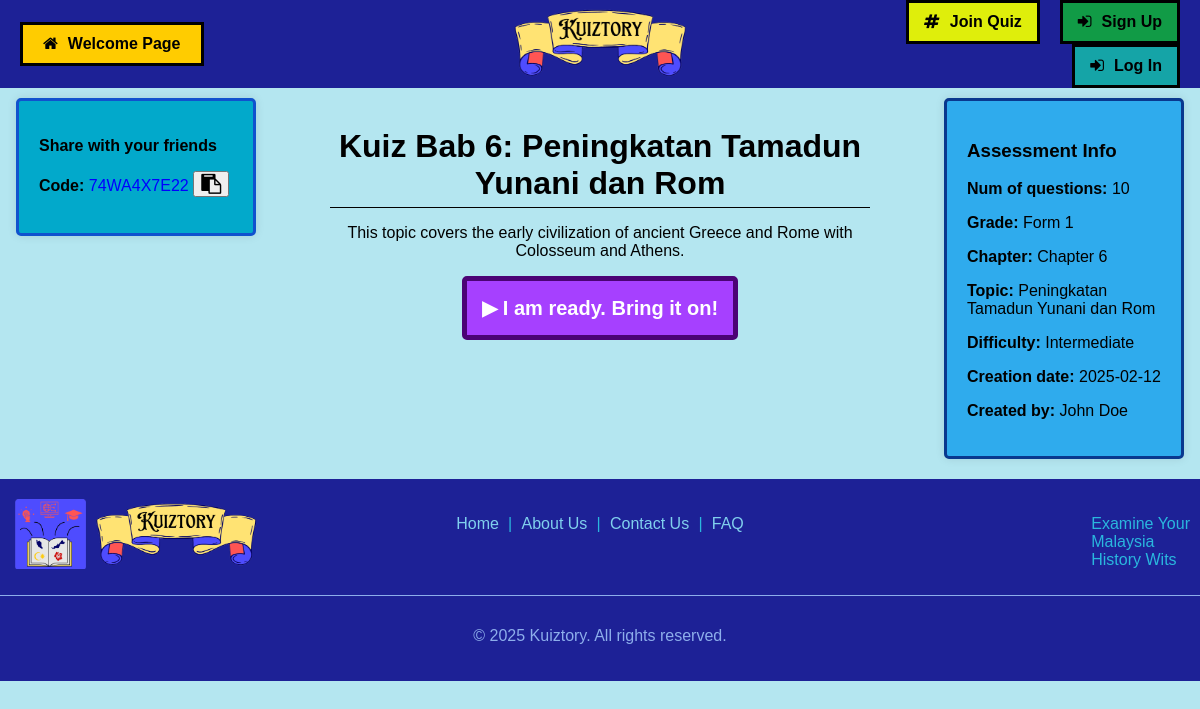
The page /assessmentLobby.php?assmtcode=ASSMT_74WA4X7E22 on the database its author committed.
### tables this page shows
CREATE TABLE `assessment` (
  `AssmtCode` varchar(50) NOT NULL,
  `TeacherID` varchar(50) NOT NULL,
  `AssmtName` varchar(250) NOT NULL,
  `AssmtDesc` varchar(500) NOT NULL,
  `AssmtRegDate` date NOT NULL,
  `AssmtGradeLvl` varchar(20) NOT NULL,
  `AssmtChapter` varchar(20) NOT NULL,
  `AssmtTopic` varchar(250) NOT NULL,
  `AssmtDifficulty` varchar(20) NOT NULL,
  `AssmtVisibility` varchar(20) NOT NULL,
  `AssmtTags` varchar(500) DEFAULT NULL,
  `AssmtBgImg` varchar(250) DEFAULT NULL,
  `AssmtOpenStatus` varchar(50) NOT NULL,
  `LikeCount` int(255) NOT NULL,
  `DislikeCount` int(255) NOT NULL
);

### phpcrud/info_Assessment.php (called while the page is built, shortened)
<?php
    include 'DBconnection.php';
    $refAssmtCode = $_GET['assmtcode'];
    $query = "SELECT * FROM assessment WHERE AssmtCode = '$refAssmtCode';";
    $results = mysqli_query($connection, $query);
    $data = mysqli_fetch_assoc($results);
    $trimmedCode = str_replace("ASSMT_", '', $refAssmtCode);
    $refTrimCode = $trimmedCode;
    $refName = $data['AssmtName'];
    $refDesc = $data['AssmtDesc'];
    $refCreaDate = $data['AssmtRegDate'];
    $refGrade = $data['AssmtGradeLvl'];
    $refChapter = $data['AssmtChapter'];
    $refTopic = $data['AssmtTopic'];
    $refDiff = $data['AssmtDifficulty'];
    $refOpenStatus = $data['AssmtOpenStatus'];
?>

### assessmentLobby.php (the view, shortened to what this page needs)
<!DOCTYPE html>
<html lang="en">
<head>
    <link rel="stylesheet" href="./styles/assessmentLobby.css">
    <link rel="stylesheet" href="./styles/header2.css">
    <link rel="stylesheet" href="./styles/footer.css">
    <link rel="stylesheet" href="https://cdnjs.cloudflare.com/ajax/libs/font-awesome/4.7.0/css/font-awesome.min.css">
</head>
<body>
    <?php
        $refCode = $_GET['assmtcode'];
        include './phpcrud/info_Assessment.php';
    ?>
    <?php
        if(isset($_SESSION['SES_StuID']) || isset($_SESSION['SES_TeaID'])) {
            include "header2.php";
        } else {
            include "header.php";
        }
    ?>
    <main>
        <div class="container">
            <div class="left">
                <div class="share">
                    <p style="font-weight: bold;">Share with your friends<p>
                    <p>
                        <strong>Code: </strong>
                        <span id="copyCode" style="color: blue;"><?php echo $refTrimCode?></span>
                        <button onclick="copyToClipboard('copyCode')">
                            <i class="fa fa-clipboard" style="font-size: 20px"></i>
                        </button>
                    </p>
                </div>
            </div>
            <div class="middle">
                <h1><?php echo $refName;?></h1>
                <p><?php echo $refDesc?></p>
                <?php
                    if($refOpenStatus == "Open") {
                ?>
                        <form action="" method="POST">
                            <input class="button-ready" type="submit" name="startAttempt" value="▶ I am ready. Bring it on!">
                        </form>
                <?php
                    } else {
                ?>
                    <button class="button-closed">
                        You cannot start this quiz because it is closed
                    </button>
                <?php
                    }
                ?>
            </div>
            <div class="right">
                <div class="info">
                    <h3>Assessment Info</h3>
                    <?php
                        $query2 = "SELECT COUNT(QuesID) AS TotalQuestion FROM question WHERE AssmtCode = '$refCode';";
                        $results2 = mysqli_query($connection, $query2);
                        $data2 = mysqli_fetch_assoc($results2);
                    ?>
                    <p><strong>Num of questions:</strong> <?php echo $data2['TotalQuestion'];?></p>
                    <p><strong>Grade:</strong> <?php echo $refGrade?></p>
                    <p><strong>Chapter:</strong> <?php echo $refChapter?></p>
                    <p><strong>Topic:</strong> <?php echo $refTopic?></p>
                    <p><strong>Difficulty:</strong> <?php echo $refDiff?></p>
                    <p><strong>Creation date:</strong> <?php echo $refCreaDate?></p>
                    <p><strong>Created by:</strong> John Doe</p>
                </div>
            </div>
        </div>
    </main>
    <?php include "footer.php";?>
</body>
</html>

### styles/assessmentLobby.css (style rules this page uses)
body { font-family: 'Trebuchet MS', sans-serif; margin: 0; background-color: #b4e6f0; display: flex; flex-direction: column; }
main { width: 100%; }
.container { display: flex; flex-wrap: wrap; gap: 2%; justify-content: center; width: 100%; }
.left, .right { flex: 1; max-width: 20%; border-radius: 5px; padding: 10px; }
.middle { flex-grow: 2; max-width: 45%; border-radius: 5px; padding: 40px; text-align: center; }
.middle h1 { margin: 0; padding-bottom: 5px; border-bottom: 1px solid black; }
.info { background-color: #2fabed; border: 3px solid #09388e; }
.share { border: 3px solid #1052ce; background-color: #02a9cb; }
.info, .share { border-radius: 5px; box-shadow: 0 0 10px rgba(0, 0, 0, 0.1); padding: 20px; margin-bottom: 10px; text-align: left; }
.button-ready { background-color: #a640ff; padding: 15px; margin-bottom: 20px; border: 5px solid #4b0375; cursor: pointer; border-radius: 5px; text-align: center; }
.button-ready[type=submit] { text-decoration: none; color: white; font-weight: bold; font-size: 20px; }

### rows shown on the page
assessment: AssmtName "Kuiz Bab 6: Peningkatan Tamadun Yunani dan Rom", AssmtDesc "This topic covers the early civilization of ancient Greece and Rome with Colosseum and Athens.", AssmtGradeLvl "Form 1", AssmtChapter "Chapter 6", AssmtTopic "Peningkatan Tamadun Yunani dan Rom", AssmtDifficulty "Intermediate", AssmtRegDate "2025-02-12"

### other values the page prints
$refTrimCode "74WA4X7E22"
$data2['TotalQuestion'] "10"
